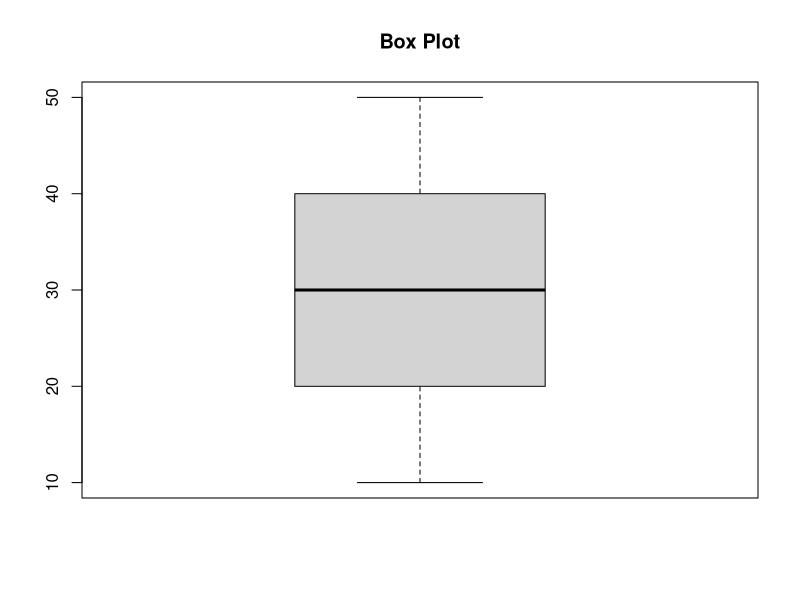
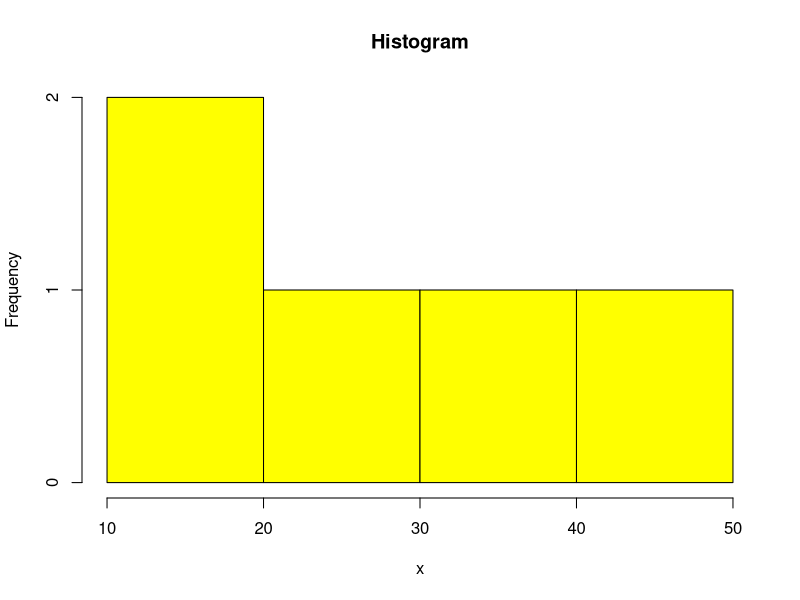
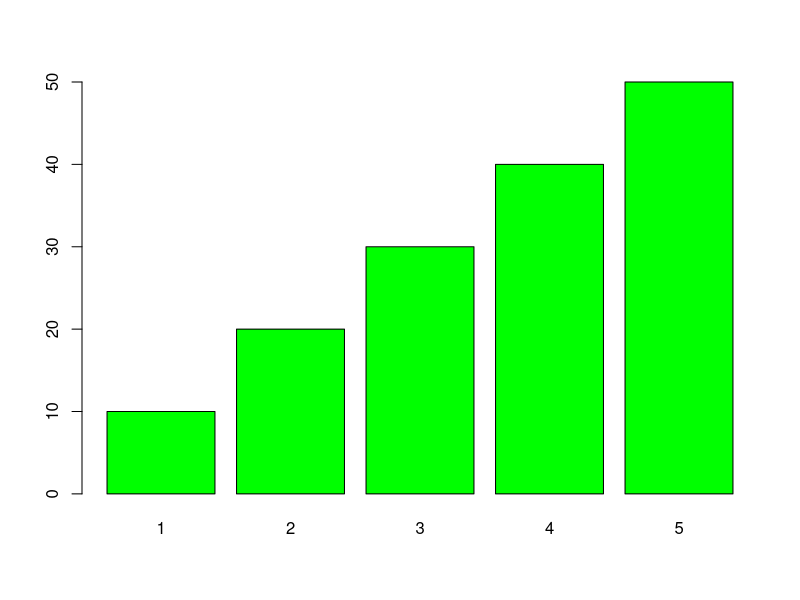
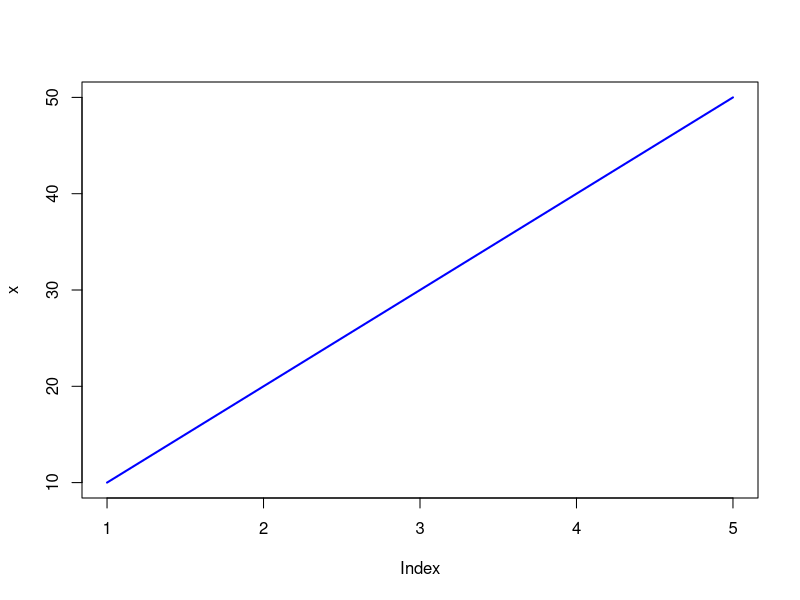
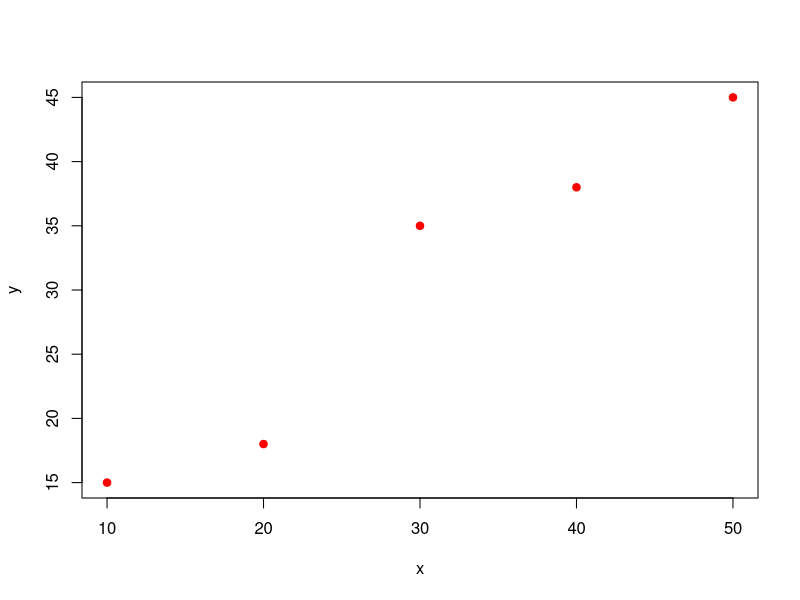

R code for these plots, in order:
x <- c(10,20,30,40,50)
y <- c(15,18,35,38,45)

boxplot(x,
        main="Box Plot")

hist(x,
     main="Histogram",
     col="yellow")


barplot(x,
        names.arg=1:5,
        col="green")

plot(x,
     type="l",
     col="blue",
     lwd=2)


plot(x,y,
     pch=19,
     col="red")
